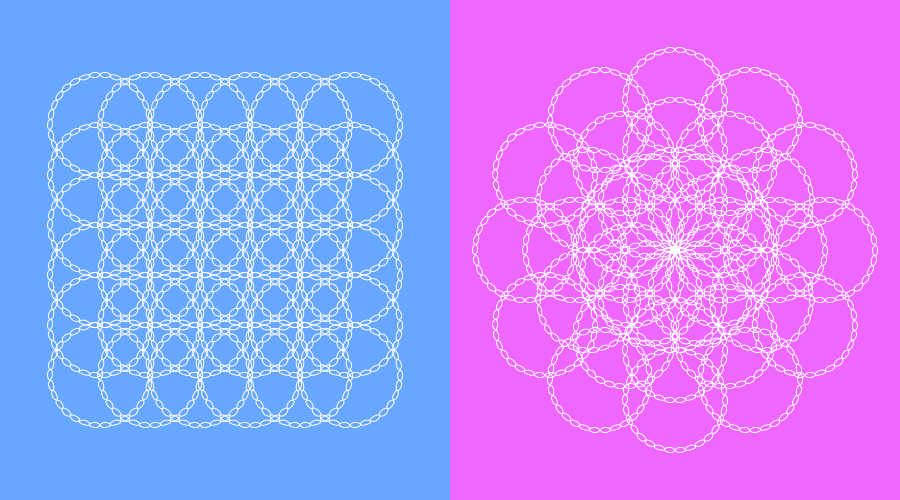
Frame 1 (no input)
Frame 2 (the mouse pressed at the canvas centre, redrawn once): identical to frame 1, image omitted

The Processing sketch that drew this single still picture (run headless with seeded random() and noise(); the mouse was pressed at the canvas centre and the sketch redrawn once):

// Processing sketch: processing_120787
// ── processing_120787.pde

float S = 0.5;

float num = 30;
float R = 100 * S;
float w = 10 * S;
float h = 20 * S;

float circle_R;

void setup() {
  size(900, 500);
  background(255);
  smooth();

  noLoop();
}



void draw() {
  noStroke();
  fill(103, 167, 255);
  rect(0, 0, width/2, height);

  fill(239, 103, 255);
  rect(width/2, 0, width/2, height);

  noFill();
  stroke(255);
  for (int i = 1; i < 7; i++) {
    for (int j = 1 ;   j < 7;j++) {
      lace(i*R+R, j*R+R*3/2);
    }
  }

  for (int p = 0; p < 3;p++) {
    if (p == 0) {
      circle_R = R * 3;
    }
    else if (p == 1) {
      circle_R = R * 2;
    }
    else {
      circle_R = R;
    }
    for (int q = 0; q < 12;q++) {
      pushMatrix();
      translate(width*3/4+circle_R*cos(radians(360*q/12)), 250+circle_R*sin(radians(360*q/12)));
      lace(0, 0);
      popMatrix();
    }
  }
}

void lace(float x, float y) {
  pushMatrix();
  translate(x, y);
  for (int i = 0; i < num;i++) {
    pushMatrix();
    translate(R*cos(radians(360*i/num)), R*sin(radians(360*i/num)));
    rotate(radians(360*i/num));
    ellipse(0, 0, w, h);
    popMatrix();
  }
  popMatrix();
}
